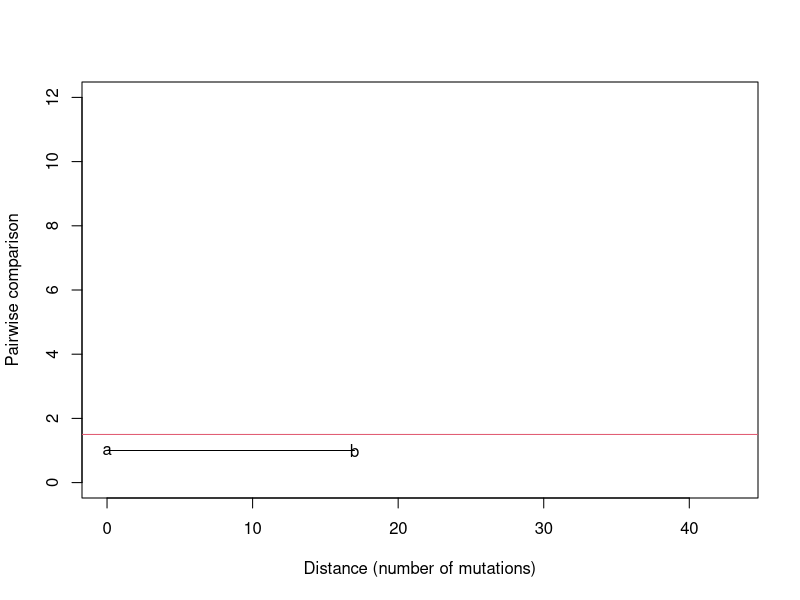
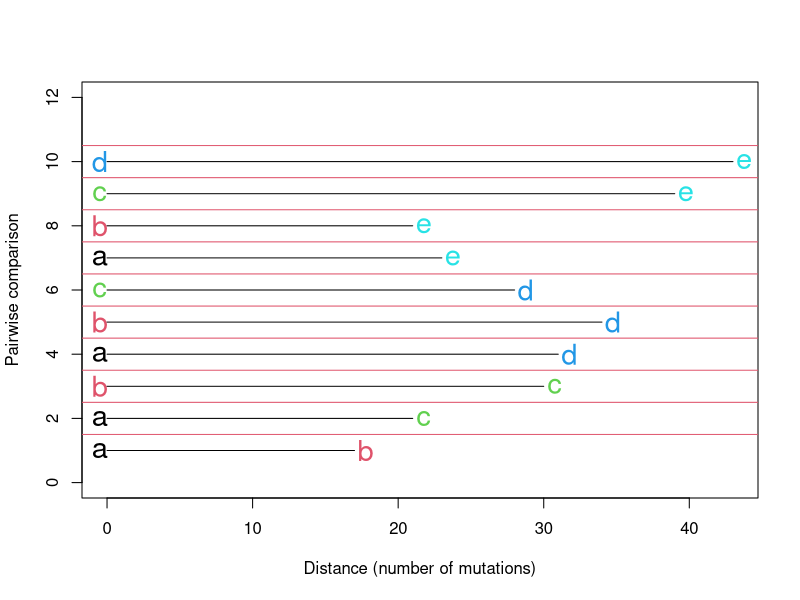
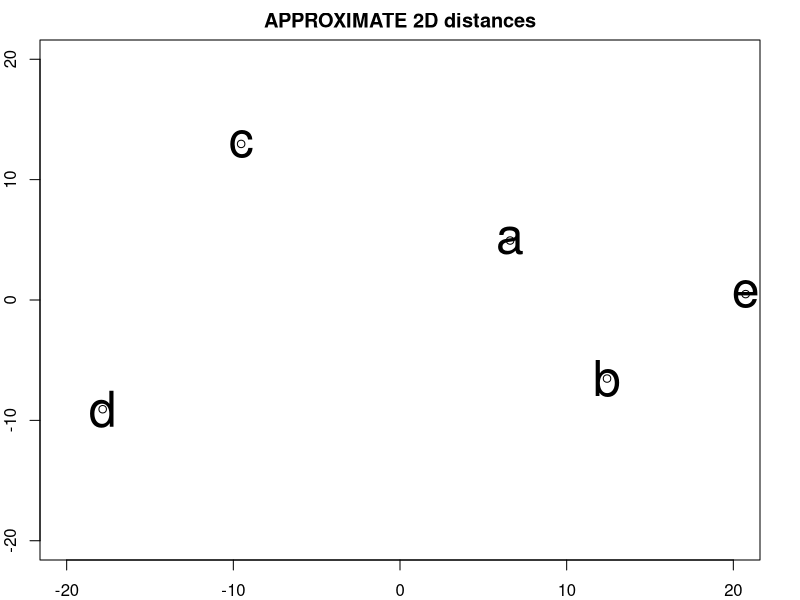
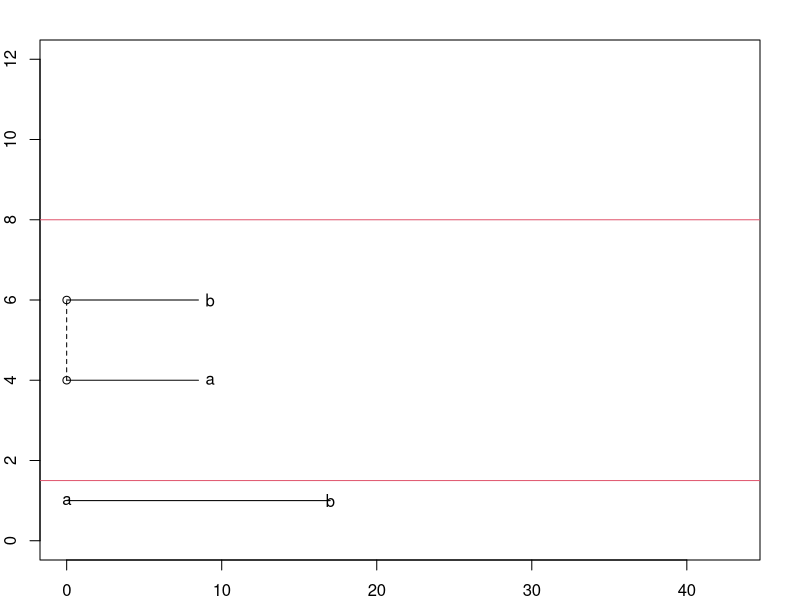
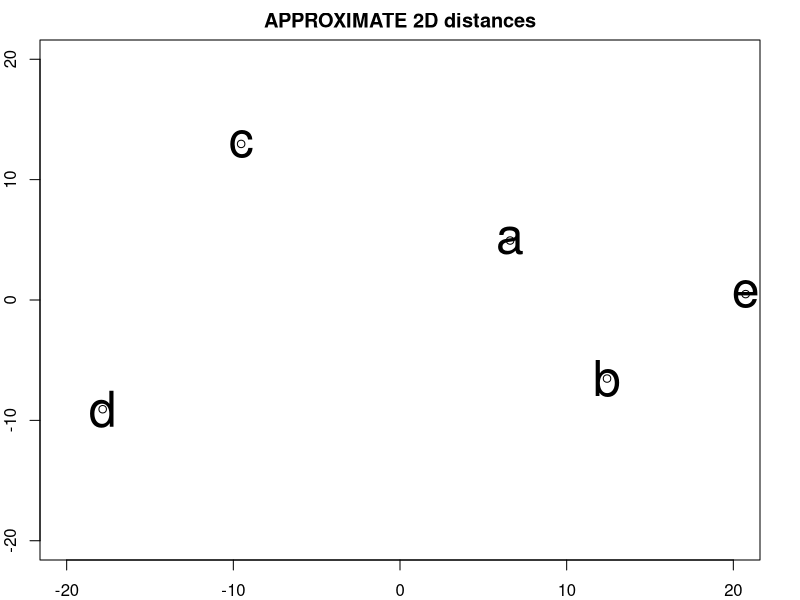
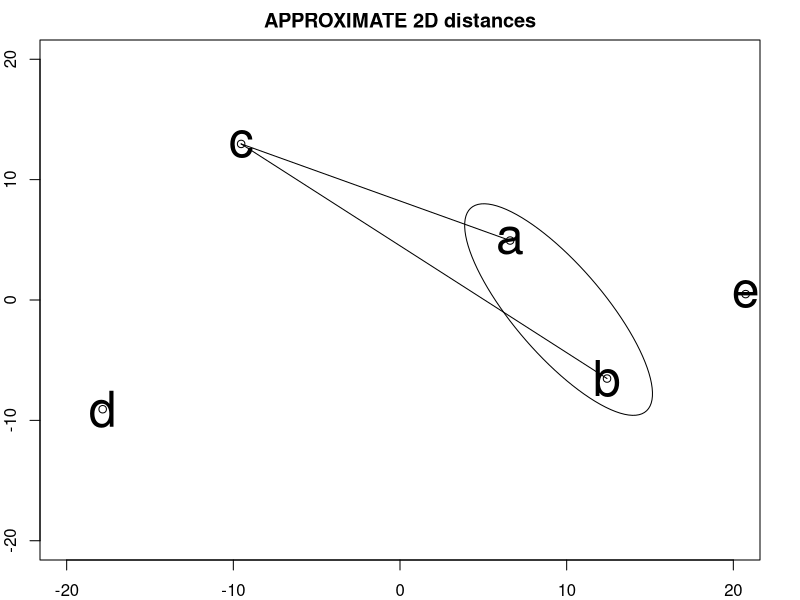
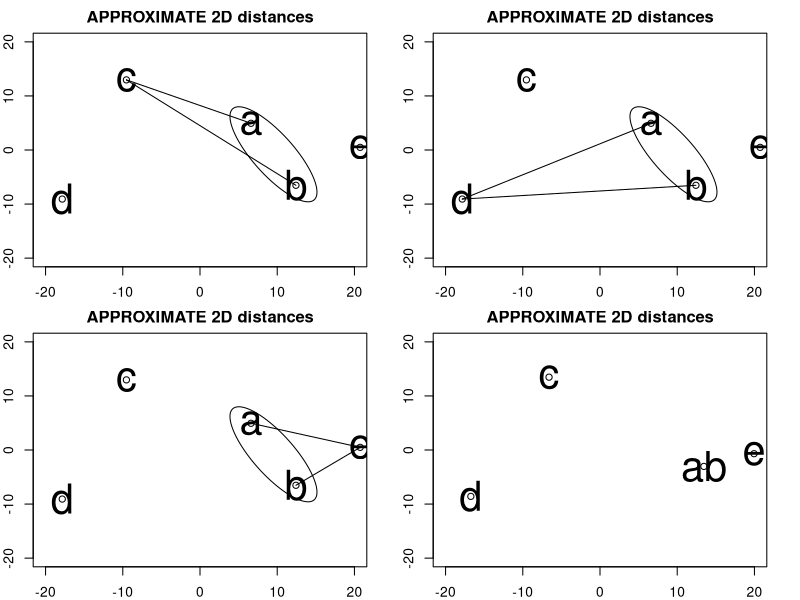
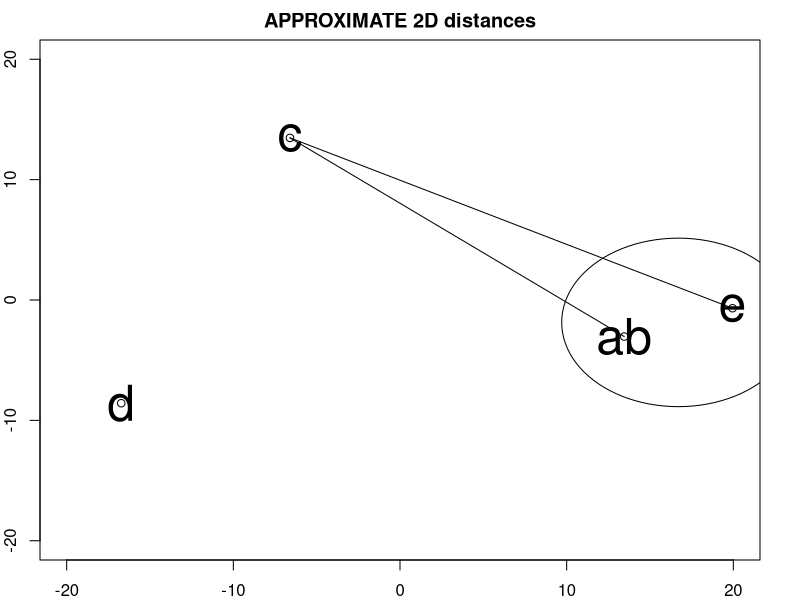

Reproduce these figures in R, in order.
## ---- chunk 1
knitr::opts_chunk$set(
  collapse = TRUE,
  comment = "#>"
)
## ---- chunk 2
#install.packages("ape")
library(ape)
## ---- chunk 3

plot_dist_as_nmds <- function(mat){
  matno0 <- mat
  
matno0[is.na(matno0)] <- 0


d2  <- cmdscale(matno0, add =T)
x <- d2$points[,1]
y <- d2$points[,2]
plot(x,y, main = "APPROXIMATE 2D distances",
     xlim = c(-20,20), 
     ylim = c(-20,20))
text(x, y, labels = row.names(d2$points), cex=3)

return(d2)

}
## ---- chunk 4

#      a   b   c   d   e
a <- c(0,	 17, 21, 31, 23)
b <- c(17, 0,	 30, 34, 21)
c	<- c(21, 30, 0,  28, 39)
d	<- c(31, 34, 28,	0, 43)
e	<- c(23, 21, 39, 43,	0)
dmat1 <- rbind(a,b,c,d,e)

## ---- chunk 5
dmat1
## ---- chunk 6
colnames(dmat1) <- c("a","b","c","d","e")
## ---- chunk 7
diag(dmat1) <- NA
dmat1[upper.tri(dmat1)] <- NA
## ---- chunk 8
dmat1
## ---- chunk 9
par(mfrow = c(1,1))
plot(0, 0, xlim = c(0,max(dmat1,na.rm = T)), 
     ylim = c(0,12), 
     type = "l",
     xlab = c("Distance (number of mutations)"),
     ylab = "Pairwise comparison")
points(0, 1, pch = "a")
points(dmat1[2,1], 1, pch = "b")
segments(x0 = 0, y0 = 1, 
         x1 = dmat1[2,1],y1 = 1)
abline(h = 1.5, col = 2)
## ---- chunk 10
plot(0, 0, xlim = c(0,max(dmat1,na.rm = T)), 
     ylim = c(0,12), 
     type = "l",
     xlab = c("Distance (number of mutations)"),
     ylab = "Pairwise comparison")
pair.k <-0
for(i in 1:nrow(dmat1)){
  for(j in 1:nrow(dmat1)){

dist.ij <- dmat1[i,j] 
if(is.na(dist.ij) == FALSE){
  pair.k <- pair.k+1    

       
spp.i <- rownames(dmat1)[i]
spp.j <- colnames(dmat1)[j]
points(-0.5,               pair.k, pch = spp.j, col = which(LETTERS %in% toupper(spp.j)), cex = 1.75)
points(dist.ij+0.75,       pair.k, pch =spp.i, col = which(LETTERS %in% toupper(spp.i)), cex = 1.75)
segments(x0 = 0, y0 = pair.k, 
         x1 = dist.ij, y1 = pair.k)
abline(h = pair.k+0.5, col = 2)
}

  }
}

## ---- chunk 11
par(mfrow = c(1,1), mar= c(2,2,2,2))
dmat1no0 <- dmat1
  
dmat1no0[is.na(dmat1no0)] <- 0

d2  <- cmdscale(dmat1no0, add =T)
x <- d2$points[,1]
y <- d2$points[,2]
plot(x,y, main = "APPROXIMATE 2D distances",xlim = c(-20,20), ylim = c(-20,20))
text(x, y, labels = row.names(d2$points), cex=3)

## ---- chunk 12
par(mfrow = c(1,1), mar= c(2,2,2,2))
plot(0, 0, xlim = c(0,max(dmat1,na.rm = T)), 
     ylim = c(0,12), 
     type = "l",
     xlab = c("Distance (number of mutations)"),
     ylab = "Pairwise comparison")
points(0, 1, pch = "a")
points(dmat1[2,1], 1, pch = "b")
segments(x0 = 0, y0 = 1, 
         x1 = dmat1[2,1],y1 = 1)
abline(h = 1.5, col = 2)


branch.length <- dmat1[2,1]/2
points(0, 4)
points(branch.length+0.75, 4, pch = "a")
points(0, 6)
points(branch.length+0.75, 6, pch = "b")

segments(x0 = 0, y0 = 4, 
         x1 = branch.length,y1 = 4)
segments(x0 = 0, y0 = 6, 
         x1 = branch.length,y1 = 6)

segments(x0 = 0, y0 = 4, 
         x1 = 0, y1 = 6, col = 1, lty = 2)

abline(h = 8, col = 2)
## ---- chunk 13

dmat1.out<- plot_dist_as_nmds(dmat1)


## ---- chunk 14

#install.packages(plotrix)
library(plotrix)
dmat1.out<- plot_dist_as_nmds(dmat1)

#get x y coord of a and b

a.<-dmat1.out$points["a",]
b.<-dmat1.out$points["b",]
draw.ellipse(x = mean(c(a.[1],b.[1])), 
             y = mean(c(a.[2],b.[2])),
             a =3, 
             b = 10, 
             angle = 30
             )

     

#We then examine in turn the distance from a and b to each other point


c.<-dmat1.out$points["c",]
segments(x0 = a.[1],x1 = c.[1],
         y0 = a.[2],y1 = c.[2])
segments(x0 = b.[1],x1 = c.[1],
         y0 = b.[2],y1 = c.[2])                                    
                                
## ---- chunk 15
par(mfrow = c(2,2), mar = c(2,2,2,2))

# ab to c
plot_dist_as_nmds(dmat1)

#get x y coord of a and b
a.<-dmat1.out$points["a",]
b.<-dmat1.out$points["b",]

draw.ellipse(x = mean(c(a.[1],b.[1])), 
             y = mean(c(a.[2],b.[2])),
             a =3, 
             b = 10, 
             angle = 30)
c.<-d2$points["c",]
segments(x0 = a.[1],x1 = c.[1],
         y0 = a.[2],y1 = c.[2])
segments(x0 = b.[1],x1 = c.[1],
         y0 = b.[2],y1 = c.[2])  

# ab to d
plot_dist_as_nmds(dmat1)
draw.ellipse(x = mean(c(a.[1],b.[1])), 
             y = mean(c(a.[2],b.[2])),
             a =3, 
             b = 10, 
             angle = 30)
d.<-d2$points["d",]
segments(x0 = a.[1],x1 = d.[1],
         y0 = a.[2],y1 = d.[2])
segments(x0 = b.[1],x1 = d.[1],
         y0 = b.[2],y1 = d.[2])  

# ab to e
plot_dist_as_nmds(dmat1)
draw.ellipse(x = mean(c(a.[1],b.[1])), 
             y = mean(c(a.[2],b.[2])),
             a =3, 
             b = 10, 
             angle = 30)
e.<-d2$points["e",]
segments(x0 = a.[1],x1 = e.[1],
         y0 = a.[2],y1 = e.[2])
segments(x0 = b.[1],x1 = e.[1],
         y0 = b.[2],y1 = e.[2]) 
## ---- chunk 16
dist.min.i <- min(dmat1, na.rm = T)

## ---- chunk 17
clade.i <- "ab"
clade.i <- paste("a","b",sep = "")
## ---- chunk 18
Da_c <- 21
Db_c <- 30
Dab_c <- (Da_c+Db_c)/2
## ---- chunk 19
Da_c <- 21
Db_c <- 30
Dab_c <- (Da_c*1+Db_c*1)/(1+1)
## ---- chunk 20
Da_d <- 31
Db_d <- 34
Dab_d <- (Da_d+Db_d)/2
## ---- chunk 21

Da_e <- 23
Db_e <- 21
Dab_e <- (Da_e+Db_e)/2

## ---- chunk 22
dmat1
## ---- chunk 23
a <- c(NA, NA, NA, NA, NA)
b <- c("(17)", NA, NA, NA, NA)
c	<- c("(21)", "(30)", NA, NA, NA)
d	<- c("(31)", "(34)", "28", NA, NA)
e	<- c("(23)", "(21)", "39", "43",	NA)
dmat1.alt <- rbind(a,b,c,d,e)
colnames(dmat1.alt) <- c("a","b","c","d","e")
dmat1.alt
## ---- chunk 24
#       ab      c   d   e
ab  <- c(NA,    NA,  NA, NA)
c	  <- c(Dab_c, NA,  NA, NA)
d	  <- c(Dab_d, 28,	 NA, NA)
e	  <- c(Dab_e, 39,  43, NA)

dmat2 <- rbind(ab,c,d,e)
colnames(dmat2) <- c("ab","c","d","e")

## ---- chunk 25

plot_dist_as_nmds(dmat2)

## ---- chunk 26
dist.min.i <- min(dmat2, na.rm = TRUE)

## ---- chunk 27

par(mfrow = c(1,1))
dmat2.out <- plot_dist_as_nmds(dmat2)

#get x y coord of ab and e
ab.<-dmat2.out$points["ab",]
e.<-dmat2.out$points["e",]

draw.ellipse(x = mean(c(ab.[1],e.[1])), 
             y = mean(c(ab.[2],e.[2])),
             a =7, 
             b = 7, 
             angle = 0)
c.<-dmat2.out$points["c",]

segments(x0 = ab.[1],x1 = c.[1],
         y0 = ab.[2],y1 = c.[2])
segments(x0 = e.[1],x1 = c.[1],
         y0 = e.[2],y1 = c.[2]) 

## ---- chunk 28
Dab_c <- 25.5
De_c  <- 39
Dabe_c <- (Dab_c*2 + De_c*1)/(2+1)
## ---- chunk 29
Dab_d <- 32.5
De_d  <- 43
Dabe_d <- (Dab_d*2 + De_d*1)/(2+1)

## ---- chunk 30
abe <- c(NA,     NA,  NA)
c	   <- c(Dabe_c, NA,  NA)
d	   <- c(Dabe_d, 28,	 NA)


dmat3 <- rbind(abe,c,d)
colnames(dmat3) <- c("abe","c","d")
## ---- chunk 31

plot_dist_as_nmds(dmat3)

## ---- chunk 32

dist.min.i <- min(dmat3, na.rm = T)

## ---- chunk 33

par(mfrow = c(1,1))
dmat3.out <- plot_dist_as_nmds(dmat3)

#get x y coord of ab and e
c. <-dmat3.out$points["c",]
d.<-dmat3.out$points["d",]

draw.ellipse(x = mean(c(c.[1],d.[1])), 
             y = mean(c(c.[2],d.[2])),
             a =14, 
             b = 4, 
             angle = 105)
abe.<-dmat3.out$points["abe",]

segments(x0 = c.[1],x1 = abe.[1],
         y0 = c.[2],y1 = abe.[2])
segments(x0 = d.[1],x1 = abe.[1],
         y0 = d.[2],y1 = abe.[2]) 

## ---- chunk 34
Dc_abe <- 30
Dd_abe <- 36

# abe is composted of 3 
Ddc_abe <- (Dc_abe*3 + Dd_abe*3)/(3+3)

# factor out 3
Ddc_abe <- 3*(Dc_abe*1 + Dd_abe*1)/6

# simplify
Ddc_abe <- 1*(Dc_abe*1 + Dd_abe*1)/2
Ddc_abe <- (Dc_abe*1 + Dd_abe)/2

## ---- chunk 35
abe <- c(NA,     NA)
cd	 <- c(Ddc_abe, NA)



dmat4 <- rbind(abe,cd)
colnames(dmat4) <- c("abe","cd")


## ---- chunk 36

